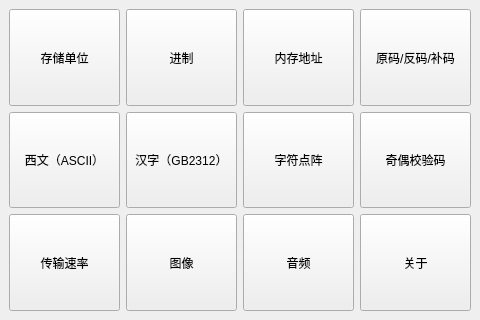
<?xml version="1.0" encoding="UTF-8"?>
<ui version="4.0">
 <author>斜影重阳xycy</author>
 <class>MainWindow</class>
 <widget class="QMainWindow" name="MainWindow">
  <property name="geometry">
   <rect>
    <x>0</x>
    <y>0</y>
    <width>480</width>
    <height>320</height>
   </rect>
  </property>
  <property name="minimumSize">
   <size>
    <width>480</width>
    <height>320</height>
   </size>
  </property>
  <property name="maximumSize">
   <size>
    <width>480</width>
    <height>320</height>
   </size>
  </property>
  <property name="mouseTracking">
   <bool>false</bool>
  </property>
  <property name="windowTitle">
   <string>【中职计算机专业】计算工具箱 - ZzCalcBox</string>
  </property>
  <property name="windowIcon">
   <iconset resource="ico.qrc">
    <normaloff>:/ico/ico/ZzCalcBox.png</normaloff>:/ico/ico/ZzCalcBox.png</iconset>
  </property>
  <widget class="QWidget" name="centralwidget">
   <layout class="QGridLayout" name="gridLayout">
    <item row="0" column="2">
     <widget class="QPushButton" name="btn_memoryAdress">
      <property name="sizePolicy">
       <sizepolicy hsizetype="Maximum" vsizetype="Maximum">
        <horstretch>0</horstretch>
        <verstretch>0</verstretch>
       </sizepolicy>
      </property>
      <property name="maximumSize">
       <size>
        <width>128</width>
        <height>128</height>
       </size>
      </property>
      <property name="sizeIncrement">
       <size>
        <width>0</width>
        <height>0</height>
       </size>
      </property>
      <property name="cursor">
       <cursorShape>PointingHandCursor</cursorShape>
      </property>
      <property name="text">
       <string>内存地址</string>
      </property>
     </widget>
    </item>
    <item row="2" column="2">
     <widget class="QPushButton" name="btn_audio">
      <property name="sizePolicy">
       <sizepolicy hsizetype="Maximum" vsizetype="Maximum">
        <horstretch>0</horstretch>
        <verstretch>0</verstretch>
       </sizepolicy>
      </property>
      <property name="maximumSize">
       <size>
        <width>128</width>
        <height>128</height>
       </size>
      </property>
      <property name="sizeIncrement">
       <size>
        <width>0</width>
        <height>0</height>
       </size>
      </property>
      <property name="cursor">
       <cursorShape>PointingHandCursor</cursorShape>
      </property>
      <property name="text">
       <string>音频</string>
      </property>
     </widget>
    </item>
    <item row="2" column="0">
     <widget class="QPushButton" name="btn_bitRate">
      <property name="sizePolicy">
       <sizepolicy hsizetype="Maximum" vsizetype="Maximum">
        <horstretch>0</horstretch>
        <verstretch>0</verstretch>
       </sizepolicy>
      </property>
      <property name="maximumSize">
       <size>
        <width>128</width>
        <height>128</height>
       </size>
      </property>
      <property name="sizeIncrement">
       <size>
        <width>0</width>
        <height>0</height>
       </size>
      </property>
      <property name="cursor">
       <cursorShape>PointingHandCursor</cursorShape>
      </property>
      <property name="text">
       <string>传输速率</string>
      </property>
     </widget>
    </item>
    <item row="0" column="1">
     <widget class="QPushButton" name="btn_radix">
      <property name="sizePolicy">
       <sizepolicy hsizetype="Maximum" vsizetype="Maximum">
        <horstretch>0</horstretch>
        <verstretch>0</verstretch>
       </sizepolicy>
      </property>
      <property name="maximumSize">
       <size>
        <width>128</width>
        <height>128</height>
       </size>
      </property>
      <property name="sizeIncrement">
       <size>
        <width>0</width>
        <height>0</height>
       </size>
      </property>
      <property name="cursor">
       <cursorShape>PointingHandCursor</cursorShape>
      </property>
      <property name="text">
       <string>进制</string>
      </property>
     </widget>
    </item>
    <item row="0" column="3">
     <widget class="QPushButton" name="btn_machineDigit">
      <property name="sizePolicy">
       <sizepolicy hsizetype="Maximum" vsizetype="Maximum">
        <horstretch>0</horstretch>
        <verstretch>0</verstretch>
       </sizepolicy>
      </property>
      <property name="maximumSize">
       <size>
        <width>128</width>
        <height>128</height>
       </size>
      </property>
      <property name="sizeIncrement">
       <size>
        <width>0</width>
        <height>0</height>
       </size>
      </property>
      <property name="cursor">
       <cursorShape>PointingHandCursor</cursorShape>
      </property>
      <property name="text">
       <string>原码/反码/补码</string>
      </property>
     </widget>
    </item>
    <item row="1" column="1">
     <widget class="QPushButton" name="btn_gb2312">
      <property name="sizePolicy">
       <sizepolicy hsizetype="Maximum" vsizetype="Maximum">
        <horstretch>0</horstretch>
        <verstretch>0</verstretch>
       </sizepolicy>
      </property>
      <property name="maximumSize">
       <size>
        <width>128</width>
        <height>128</height>
       </size>
      </property>
      <property name="sizeIncrement">
       <size>
        <width>0</width>
        <height>0</height>
       </size>
      </property>
      <property name="cursor">
       <cursorShape>PointingHandCursor</cursorShape>
      </property>
      <property name="text">
       <string>汉字（GB2312）</string>
      </property>
     </widget>
    </item>
    <item row="1" column="2">
     <widget class="QPushButton" name="btn_dotMatrix">
      <property name="sizePolicy">
       <sizepolicy hsizetype="Maximum" vsizetype="Maximum">
        <horstretch>0</horstretch>
        <verstretch>0</verstretch>
       </sizepolicy>
      </property>
      <property name="maximumSize">
       <size>
        <width>128</width>
        <height>128</height>
       </size>
      </property>
      <property name="sizeIncrement">
       <size>
        <width>0</width>
        <height>0</height>
       </size>
      </property>
      <property name="cursor">
       <cursorShape>PointingHandCursor</cursorShape>
      </property>
      <property name="text">
       <string>字符点阵</string>
      </property>
     </widget>
    </item>
    <item row="0" column="0">
     <widget class="QPushButton" name="btn_storageUnit">
      <property name="sizePolicy">
       <sizepolicy hsizetype="Maximum" vsizetype="Maximum">
        <horstretch>0</horstretch>
        <verstretch>0</verstretch>
       </sizepolicy>
      </property>
      <property name="maximumSize">
       <size>
        <width>128</width>
        <height>128</height>
       </size>
      </property>
      <property name="sizeIncrement">
       <size>
        <width>0</width>
        <height>0</height>
       </size>
      </property>
      <property name="cursor">
       <cursorShape>PointingHandCursor</cursorShape>
      </property>
      <property name="mouseTracking">
       <bool>false</bool>
      </property>
      <property name="acceptDrops">
       <bool>false</bool>
      </property>
      <property name="text">
       <string>存储单位</string>
      </property>
     </widget>
    </item>
    <item row="1" column="0">
     <widget class="QPushButton" name="btn_ascii">
      <property name="sizePolicy">
       <sizepolicy hsizetype="Maximum" vsizetype="Maximum">
        <horstretch>0</horstretch>
        <verstretch>0</verstretch>
       </sizepolicy>
      </property>
      <property name="maximumSize">
       <size>
        <width>128</width>
        <height>128</height>
       </size>
      </property>
      <property name="sizeIncrement">
       <size>
        <width>0</width>
        <height>0</height>
       </size>
      </property>
      <property name="cursor">
       <cursorShape>PointingHandCursor</cursorShape>
      </property>
      <property name="text">
       <string>西文（ASCII）</string>
      </property>
     </widget>
    </item>
    <item row="1" column="3">
     <widget class="QPushButton" name="btn_parityCheck">
      <property name="sizePolicy">
       <sizepolicy hsizetype="Maximum" vsizetype="Maximum">
        <horstretch>0</horstretch>
        <verstretch>0</verstretch>
       </sizepolicy>
      </property>
      <property name="maximumSize">
       <size>
        <width>128</width>
        <height>128</height>
       </size>
      </property>
      <property name="sizeIncrement">
       <size>
        <width>0</width>
        <height>0</height>
       </size>
      </property>
      <property name="cursor">
       <cursorShape>PointingHandCursor</cursorShape>
      </property>
      <property name="text">
       <string>奇偶校验码</string>
      </property>
     </widget>
    </item>
    <item row="2" column="1">
     <widget class="QPushButton" name="btn_image">
      <property name="sizePolicy">
       <sizepolicy hsizetype="Maximum" vsizetype="Maximum">
        <horstretch>0</horstretch>
        <verstretch>0</verstretch>
       </sizepolicy>
      </property>
      <property name="maximumSize">
       <size>
        <width>128</width>
        <height>128</height>
       </size>
      </property>
      <property name="sizeIncrement">
       <size>
        <width>0</width>
        <height>0</height>
       </size>
      </property>
      <property name="cursor">
       <cursorShape>PointingHandCursor</cursorShape>
      </property>
      <property name="text">
       <string>图像</string>
      </property>
     </widget>
    </item>
    <item row="2" column="3">
     <widget class="QPushButton" name="btn_about">
      <property name="sizePolicy">
       <sizepolicy hsizetype="Maximum" vsizetype="Maximum">
        <horstretch>0</horstretch>
        <verstretch>0</verstretch>
       </sizepolicy>
      </property>
      <property name="maximumSize">
       <size>
        <width>128</width>
        <height>128</height>
       </size>
      </property>
      <property name="sizeIncrement">
       <size>
        <width>0</width>
        <height>0</height>
       </size>
      </property>
      <property name="cursor">
       <cursorShape>PointingHandCursor</cursorShape>
      </property>
      <property name="text">
       <string>关于</string>
      </property>
     </widget>
    </item>
   </layout>
  </widget>
  <widget class="QMenuBar" name="menubar">
   <property name="geometry">
    <rect>
     <x>0</x>
     <y>0</y>
     <width>480</width>
     <height>22</height>
    </rect>
   </property>
  </widget>
 </widget>
 <resources>
  <include location="ico.qrc"/>
 </resources>
 <connections>
  <connection>
   <sender>btn_storageUnit</sender>
   <signal>clicked()</signal>
   <receiver>MainWindow</receiver>
   <slot>btn_storage_unit_clicked()</slot>
   <hints>
    <hint type="sourcelabel">
     <x>68</x>
     <y>94</y>
    </hint>
    <hint type="destinationlabel">
     <x>5</x>
     <y>49</y>
    </hint>
   </hints>
  </connection>
  <connection>
   <sender>btn_radix</sender>
   <signal>clicked()</signal>
   <receiver>MainWindow</receiver>
   <slot>btn_radix_clicked()</slot>
   <hints>
    <hint type="sourcelabel">
     <x>173</x>
     <y>70</y>
    </hint>
    <hint type="destinationlabel">
     <x>134</x>
     <y>25</y>
    </hint>
   </hints>
  </connection>
  <connection>
   <sender>btn_memoryAdress</sender>
   <signal>clicked()</signal>
   <receiver>MainWindow</receiver>
   <slot>btn_memory_address_clicked()</slot>
   <hints>
    <hint type="sourcelabel">
     <x>274</x>
     <y>52</y>
    </hint>
    <hint type="destinationlabel">
     <x>224</x>
     <y>27</y>
    </hint>
   </hints>
  </connection>
  <connection>
   <sender>btn_machineDigit</sender>
   <signal>clicked()</signal>
   <receiver>MainWindow</receiver>
   <slot>btn_machine_digit_clicked()</slot>
   <hints>
    <hint type="sourcelabel">
     <x>391</x>
     <y>59</y>
    </hint>
    <hint type="destinationlabel">
     <x>365</x>
     <y>25</y>
    </hint>
   </hints>
  </connection>
  <connection>
   <sender>btn_ascii</sender>
   <signal>clicked()</signal>
   <receiver>MainWindow</receiver>
   <slot>btn_ascii_clicked()</slot>
   <hints>
    <hint type="sourcelabel">
     <x>37</x>
     <y>145</y>
    </hint>
    <hint type="destinationlabel">
     <x>1</x>
     <y>146</y>
    </hint>
   </hints>
  </connection>
  <connection>
   <sender>btn_gb2312</sender>
   <signal>clicked()</signal>
   <receiver>MainWindow</receiver>
   <slot>btn_gb2312_clicked()</slot>
   <hints>
    <hint type="sourcelabel">
     <x>180</x>
     <y>150</y>
    </hint>
    <hint type="destinationlabel">
     <x>125</x>
     <y>146</y>
    </hint>
   </hints>
  </connection>
  <connection>
   <sender>btn_dotMatrix</sender>
   <signal>clicked()</signal>
   <receiver>MainWindow</receiver>
   <slot>btn_dot_matrix_clicked()</slot>
   <hints>
    <hint type="sourcelabel">
     <x>297</x>
     <y>144</y>
    </hint>
    <hint type="destinationlabel">
     <x>241</x>
     <y>136</y>
    </hint>
   </hints>
  </connection>
  <connection>
   <sender>btn_parityCheck</sender>
   <signal>clicked()</signal>
   <receiver>MainWindow</receiver>
   <slot>btn_parity_check_clicked()</slot>
   <hints>
    <hint type="sourcelabel">
     <x>407</x>
     <y>145</y>
    </hint>
    <hint type="destinationlabel">
     <x>357</x>
     <y>126</y>
    </hint>
   </hints>
  </connection>
  <connection>
   <sender>btn_bitRate</sender>
   <signal>clicked()</signal>
   <receiver>MainWindow</receiver>
   <slot>btn_bit_rate_clicked()</slot>
   <hints>
    <hint type="sourcelabel">
     <x>54</x>
     <y>242</y>
    </hint>
    <hint type="destinationlabel">
     <x>5</x>
     <y>241</y>
    </hint>
   </hints>
  </connection>
  <connection>
   <sender>btn_image</sender>
   <signal>clicked()</signal>
   <receiver>MainWindow</receiver>
   <slot>btn_image_clicked()</slot>
   <hints>
    <hint type="sourcelabel">
     <x>173</x>
     <y>240</y>
    </hint>
    <hint type="destinationlabel">
     <x>121</x>
     <y>221</y>
    </hint>
   </hints>
  </connection>
  <connection>
   <sender>btn_audio</sender>
   <signal>clicked()</signal>
   <receiver>MainWindow</receiver>
   <slot>btn_audio_clicked()</slot>
   <hints>
    <hint type="sourcelabel">
     <x>288</x>
     <y>242</y>
    </hint>
    <hint type="destinationlabel">
     <x>241</x>
     <y>228</y>
    </hint>
   </hints>
  </connection>
  <connection>
   <sender>btn_about</sender>
   <signal>clicked()</signal>
   <receiver>MainWindow</receiver>
   <slot>btn_about_clicked()</slot>
   <hints>
    <hint type="sourcelabel">
     <x>422</x>
     <y>254</y>
    </hint>
    <hint type="destinationlabel">
     <x>357</x>
     <y>219</y>
    </hint>
   </hints>
  </connection>
 </connections>
 <slots>
  <slot>btn_storage_unit_clicked()</slot>
  <slot>btn_radix_clicked()</slot>
  <slot>btn_memory_address_clicked()</slot>
  <slot>btn_machine_digit_clicked()</slot>
  <slot>btn_ascii_clicked()</slot>
  <slot>btn_gb2312_clicked()</slot>
  <slot>btn_dot_matrix_clicked()</slot>
  <slot>btn_parity_check_clicked()</slot>
  <slot>btn_bit_rate_clicked()</slot>
  <slot>btn_image_clicked()</slot>
  <slot>btn_audio_clicked()</slot>
  <slot>btn_about_clicked()</slot>
 </slots>
</ui>
